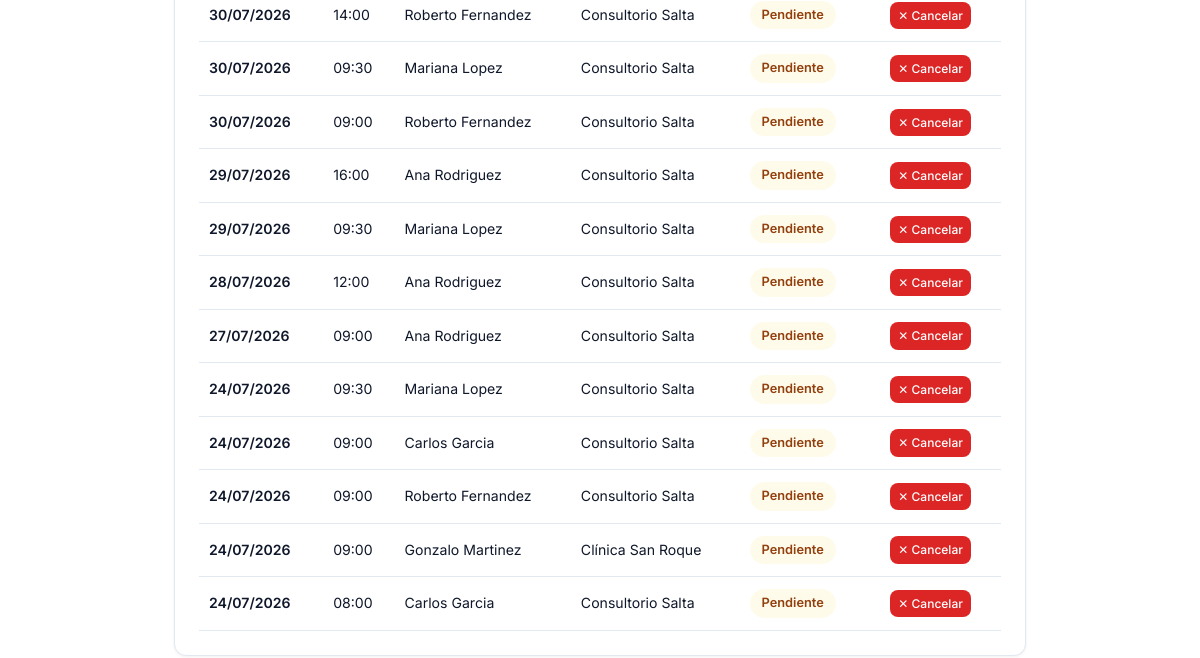
/paciente/mis-turnos/ (signed in, lower part), run on an earlier commit of the app's database.
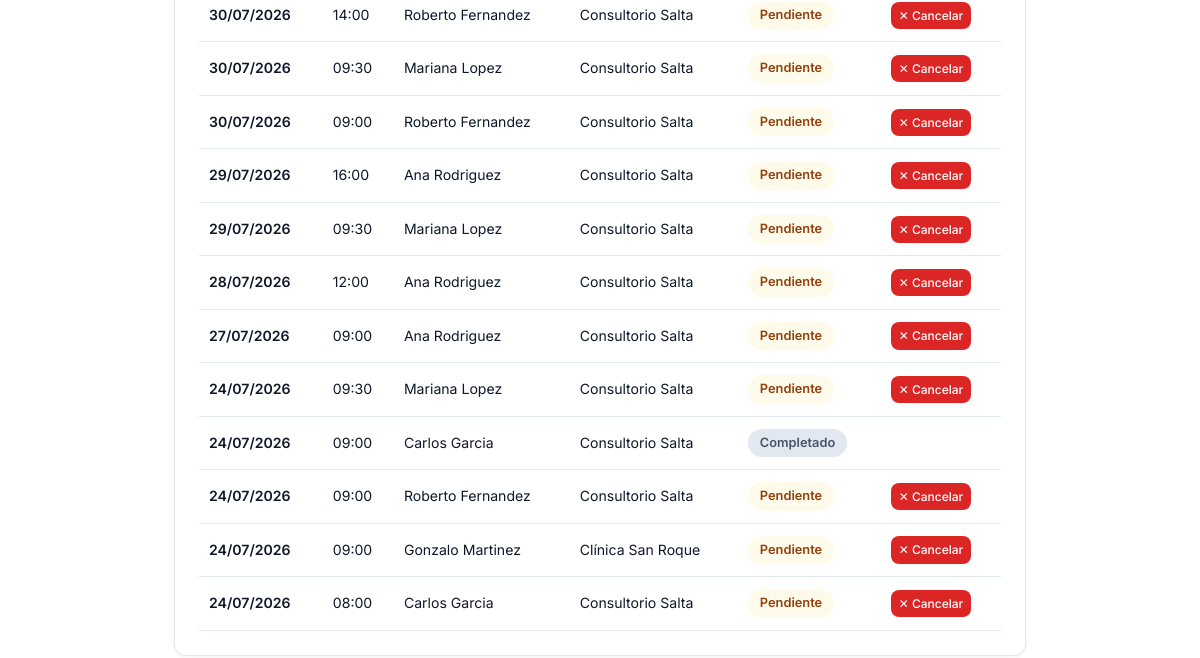
And on a later commit of the database.
### turnos_profesionales/models.py (models this page shows, shortened)
class TurnoProfesional(ModeloBase):
    ESTADOS = [
        ('pendiente', 'Pendiente'),
        ('confirmado', 'Confirmado'),
        ('cancelado', 'Cancelado'),
        ('no_asistio', 'No Asistió'),
        ('completado', 'Completado'),
        ('en_sala', 'En Sala de Espera'),
    ]
    profesional = models.ForeignKey(
        'profesionales.Profesional',
        on_delete=models.CASCADE,
        verbose_name='Profesional'
    )
    paciente = models.ForeignKey(
        'pacientes.Paciente',
        on_delete=models.CASCADE,
        verbose_name='Paciente'
    )
    fecha = models.DateField(verbose_name='Fecha')
    hora_inicio = models.TimeField(verbose_name='Hora de Inicio')
    hora_fin = models.TimeField(verbose_name='Hora de Fin')
    estado = models.CharField(
        max_length=20,
        choices=ESTADOS,
        default='pendiente',
        verbose_name='Estado'
    )
    tipo_consulta = models.CharField(
        max_length=100,
        blank=True,
        verbose_name='Tipo de Consulta'
    )
    notas_internas = models.TextField(
        blank=True,
        verbose_name='Notas Internas'
    )
    obra_social = models.ForeignKey(
        'obras_sociales.ObraSocial',
        on_delete=models.SET_NULL,
        null=True,
        blank=True,
        verbose_name='Obra Social'
    )
    requiere_autorizacion = models.BooleanField(
        default=False,
        verbose_name='Requiere Autorización'
    )
    enviar_recordatorio = models.BooleanField(
        default=True,
        verbose_name='Enviar Recordatorio'
    )
    establecimiento = models.ForeignKey(
    'establecimientos.Establecimiento',
    on_delete=models.SET_NULL,
    null=True,
    blank=True,
    verbose_name='Consultorio'
)
    es_sobreturno = models.BooleanField(
    default=False,
    verbose_name='Sobreturno'
)
    monto_total = models.DecimalField(max_digits=10, decimal_places=2, null=True, blank=True, verbose_name='Monto Total')
    monto_os = models.DecimalField(max_digits=10, decimal_places=2, null=True, blank=True, verbose_name='Cubre OS')
    monto_coseguro = models.DecimalField(
        max_digits=10,
        decimal_places=2,
        null=True,
        blank=True,
        verbose_name='Coseguro cobrado'
    )
    os_cobrado = models.BooleanField(default=False, verbose_name='¿Cobrado a la OS?')
    fecha_cobro_os = models.DateField(null=True, blank=True, verbose_name='Fecha de cobro a OS')
    google_event_id = models.CharField(max_length=200, blank=True, null=True, verbose_name='ID Evento Google')
    class Meta:
        verbose_name = 'Turno Profesional'
        verbose_name_plural = 'Turnos Profesionales'
        ordering = ['fecha', 'hora_inicio']

### profesionales/models.py (models this page shows, shortened)
class Profesional(Persona):
    ESPECIALIDADES = [
        ('odontologia', 'Odontología'),
        ('kinesiologia', 'Kinesiología'),
        ('psicologia', 'Psicología'),
        ('nutricion', 'Nutrición'),
        ('cardiologia', 'Cardiología'),
        ('medicina_general', 'Medicina General'),
        ('dermatologia', 'Dermatología'),
        ('estetica', 'Estética'),
        ('pediatria', 'Pediatría'),
        ('traumatologia', 'Traumatología'),
        ('veterinaria', 'Veterinaria'),
        ('fonoaudiologia', 'Fonoaudiologia'),
        ('otro', 'Otro'),
    ]
    usuario = models.OneToOneField(
        'usuarios.Usuario',
        on_delete=models.CASCADE,
        verbose_name='Usuario'
    )
    especialidad = models.CharField(
        max_length=50,
        choices=ESPECIALIDADES,
        verbose_name='Especialidad'
    )
    matricula = models.CharField(
        max_length=50,
        blank=True,
        verbose_name='Matrícula Profesional'
    )
    color_calendario = models.CharField(
        max_length=7,
        default='#4A90D9',
        verbose_name='Color en Calendario'
    )
    acepta_obra_social = models.BooleanField(
        default=False,
        verbose_name='Acepta Obra Social'
    )
    descripcion = models.TextField(
        blank=True,
        verbose_name='Descripción Profesional'
    )
    foto = models.ImageField(
    upload_to='profesionales/',
    blank=True,
    null=True,
    verbose_name='Foto de Perfil'
    )
    establecimientos = models.ManyToManyField(
    'establecimientos.Establecimiento',
    blank=True,
    related_name='profesionales',
    verbose_name='Consultorios donde atiende'
    )
    frase_destacada = models.CharField(max_length=200, blank=True, verbose_name='Frase destacada')
    precio_particular = models.DecimalField(max_digits=10, decimal_places=2, null=True, blank=True, verbose_name='Precio consulta particular')
    obras_sociales_texto = models.TextField(blank=True, verbose_name='Obras sociales (texto libre)')
    servicios_texto = models.TextField(blank=True, verbose_name='Servicios / Especializaciones')
    servicios_destacados = models.TextField(blank=True, verbose_name='Servicios destacados')
    especializaciones = models.TextField(blank=True, verbose_name='Especializaciones')
    atiende_por_orden = models.BooleanField(
    default=False,
    verbose_name='Atiende por orden de llegada'
)
    obras_sociales = models.ManyToManyField(
        'obras_sociales.ObraSocial',
        blank=True,
        related_name='profesionales',
        verbose_name='Obras Sociales'
    )
    planes = models.ManyToManyField(
        'obras_sociales.Plan',
        blank=True,
        verbose_name='Planes'
    )
    class Meta:
        verbose_name = 'Profesional'
        verbose_name_plural = 'Profesionales'
        ordering = ['apellido', 'nombre']

### establecimientos/models.py (models this page shows, shortened)
class Establecimiento(ModeloBase):
    nombre = models.CharField(max_length=200, verbose_name='Nombre')
    direccion = models.CharField(max_length=200, verbose_name='Dirección')
    telefono = models.CharField(max_length=20, verbose_name='Teléfono')
    email = models.EmailField(verbose_name='Email')
    cuit = models.CharField(max_length=13, verbose_name='CUIT')
    logo = models.ImageField(upload_to='logos/', blank=True, verbose_name='Logo')
    class Meta:
        verbose_name = 'Establecimiento'
        verbose_name_plural = 'Establecimientos'

### pacientes/views_portal.py (the view)
@login_required
def mis_turnos(request):
    if request.user.rol != 'paciente':
        return redirect('home')
    paciente = get_object_or_404(Paciente, usuario=request.user)
    cliente_slug = request.session.get('cliente_slug')
    cliente = None
    if cliente_slug:
        try:
            cliente = ClienteSaaS.objects.get(slug=cliente_slug, activo=True)
        except ClienteSaaS.DoesNotExist:
            pass
    turnos = TurnoProfesional.objects.filter(paciente=paciente)
    if cliente:
        if cliente.tipo == 'consultorio':
            turnos = turnos.filter(establecimiento=cliente.establecimiento)
        else:
            turnos = turnos.filter(profesional=cliente.profesional)
    turnos = turnos.order_by('-fecha', '-hora_inicio')[:30]
    return render(request, 'pacientes/portal/mis_turnos.html', {
        'paciente': paciente,
        'turnos': turnos
    })

### core_app/models.py (called while the page is built)
    @property
    def nombre_completo(self):
        return f"{self.nombre} {self.apellido}"

### pacientes/templates/pacientes/portal/mis_turnos.html (shortened to what this page needs)
{% extends 'core_app/base.html' %}
{% load static %}
{% block extra_css %}
    <link rel="stylesheet" href="{% static 'css/pages/portal_paciente.css' %}">
{% endblock %}
{% block content %}
<div class="portal-paciente-page">
<div class="portal-paciente-container">
    <div class="portal-card">
        {% if turnos %}
            <div class="table-container">
                <table class="portal-tabla">
                    <tbody>
                        {% for turno in turnos %}
                        <tr>
                            <td class="fecha-col">{{ turno.fecha|date:"d/m/Y" }}</td>
                            <td class="hora-col">{{ turno.hora_inicio|time:"H:i" }}</td>
                            <td>{{ turno.profesional.nombre_completo }}</td>
                            <td>{{ turno.establecimiento.nombre|default:"—" }}</td>
                            <td>
                                <span class="turno-estado
                                    {% if turno.estado == 'confirmado' %}confirmado
                                    {% elif turno.estado == 'pendiente' %}pendiente
                                    {% elif turno.estado == 'completado' %}completado
                                    {% elif turno.estado == 'cancelado' %}cancelado
                                    {% elif turno.estado == 'no_asistio' %}no-asistio
                                    {% endif %}">
                                    {{ turno.get_estado_display }}
                                </span>
                            </td>
                            <td>
                                {% if turno.estado == 'pendiente' or turno.estado == 'confirmado' %}
                                    <a href="{% url 'cancelar_turno_paciente' turno.id %}"
                                       class="btn btn-danger btn-xs"
                                       onclick="return confirm('¿Cancelar este turno?')">
                                        ✕ Cancelar
                                    </a>
                                {% endif %}
                            </td>
                        </tr>
                        {% endfor %}
                    </tbody>
                </table>
            </div>
        {% else %}
            <div class="portal-empty">
                <p>No tenés turnos registrados.</p>
                <a href="{% url 'sacar_turno_paciente' %}" class="btn btn-success" style="margin-top: 12px;">📅 Sacar mi primer turno</a>
            </div>
        {% endif %}
    </div>
</div>
</div>
{% endblock %}

What changed in the data, as far as the page shows it:
changed TurnoProfesional: estado "Pendiente" → "Completado"; no longer shows "✕ Cancelar"
